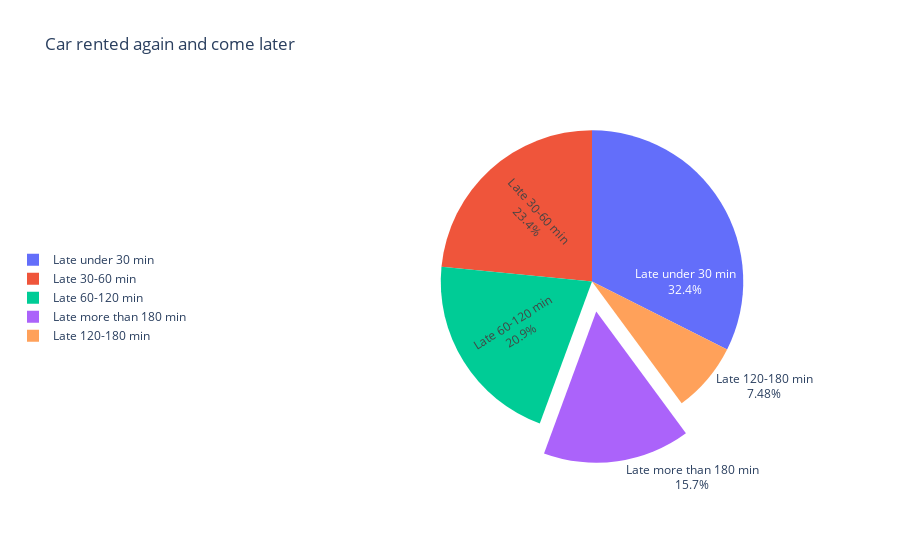

The cell this chart's notebook holds for it:
### Code cell
#pie for rented again and come later
labels = ["Late under 30 min", "Late 30-60 min", "Late 60-120 min", "Late more than 180 min", 'Late 120-180 min']

fig = go.Figure(data=[go.Pie(labels=labels, values=df_rented_again_late['checkout'].value_counts(), textinfo='label+percent',
                             insidetextorientation='radial',
                             pull=[ 0, 0, 0, 0.2, 0]
                            )])
fig.update(layout_title_text='Car rented again and come later',
          layout_legend=dict(yanchor="top", y=0.6, xanchor="left", x=-1
))

fig.show()

### Figure 1 — Plotly figure (JSON) as saved in the notebook; plotly's stock layout.template omitted (floating-point values rounded to 4 significant figures)
{"data": [{"insidetextorientation": "radial", "labels": ["Late under 30 min", "Late 30-60 min", "Late 60-120 min", "Late more than 180 min", "Late 120-180 min"], "pull": [0, 0, 0, 0.2, 0], "textinfo": "label+percent", "type": "pie", "values": [260, 188, 168, 126, 60]}], "layout": {"legend": {"x": -1, "xanchor": "left", "y": 0.6, "yanchor": "top"}, "title": {"text": "Car rented again and come later"}}}
